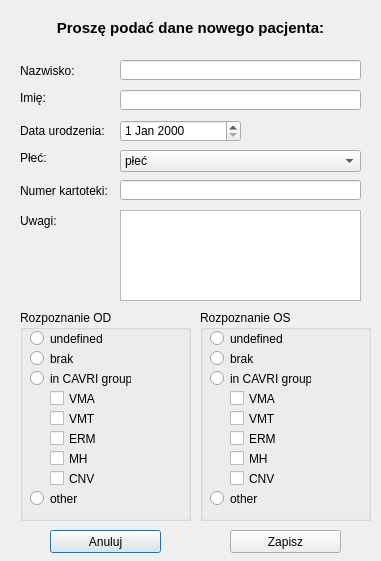
<?xml version="1.0" encoding="UTF-8"?>
<ui version="4.0">
 <class>NewPatientDialog</class>
 <widget class="QDialog" name="NewPatientDialog">
  <property name="geometry">
   <rect>
    <x>0</x>
    <y>0</y>
    <width>381</width>
    <height>561</height>
   </rect>
  </property>
  <property name="windowTitle">
   <string>Nowy Pacjent</string>
  </property>
  <widget class="QLabel" name="label_5">
   <property name="geometry">
    <rect>
     <x>20</x>
     <y>120</y>
     <width>91</width>
     <height>21</height>
    </rect>
   </property>
   <property name="text">
    <string>Data urodzenia:</string>
   </property>
  </widget>
  <widget class="QLineEdit" name="firstNameLEdit">
   <property name="enabled">
    <bool>true</bool>
   </property>
   <property name="geometry">
    <rect>
     <x>120</x>
     <y>90</y>
     <width>241</width>
     <height>20</height>
    </rect>
   </property>
  </widget>
  <widget class="QComboBox" name="genderCBox">
   <property name="enabled">
    <bool>true</bool>
   </property>
   <property name="geometry">
    <rect>
     <x>120</x>
     <y>150</y>
     <width>241</width>
     <height>22</height>
    </rect>
   </property>
   <property name="currentIndex">
    <number>2</number>
   </property>
   <item>
    <property name="text">
     <string>Kobieta</string>
    </property>
   </item>
   <item>
    <property name="text">
     <string>Mężczyzna</string>
    </property>
   </item>
   <item>
    <property name="text">
     <string>płeć</string>
    </property>
   </item>
  </widget>
  <widget class="QLabel" name="label_3">
   <property name="geometry">
    <rect>
     <x>20</x>
     <y>60</y>
     <width>81</width>
     <height>21</height>
    </rect>
   </property>
   <property name="text">
    <string>Nazwisko:</string>
   </property>
  </widget>
  <widget class="QDateEdit" name="birthDateEdit">
   <property name="enabled">
    <bool>true</bool>
   </property>
   <property name="geometry">
    <rect>
     <x>120</x>
     <y>120</y>
     <width>121</width>
     <height>22</height>
    </rect>
   </property>
  </widget>
  <widget class="QLineEdit" name="lastNameLEdit">
   <property name="enabled">
    <bool>true</bool>
   </property>
   <property name="geometry">
    <rect>
     <x>120</x>
     <y>60</y>
     <width>241</width>
     <height>20</height>
    </rect>
   </property>
  </widget>
  <widget class="QLabel" name="label_4">
   <property name="geometry">
    <rect>
     <x>20</x>
     <y>90</y>
     <width>31</width>
     <height>16</height>
    </rect>
   </property>
   <property name="text">
    <string>Imię:</string>
   </property>
  </widget>
  <widget class="QLabel" name="label_6">
   <property name="geometry">
    <rect>
     <x>20</x>
     <y>150</y>
     <width>46</width>
     <height>16</height>
    </rect>
   </property>
   <property name="text">
    <string>Płeć:</string>
   </property>
  </widget>
  <widget class="QLabel" name="label">
   <property name="geometry">
    <rect>
     <x>20</x>
     <y>20</y>
     <width>341</width>
     <height>16</height>
    </rect>
   </property>
   <property name="font">
    <font>
     <pointsize>11</pointsize>
     <weight>75</weight>
     <bold>true</bold>
    </font>
   </property>
   <property name="text">
    <string>Proszę podać dane nowego pacjenta:</string>
   </property>
   <property name="alignment">
    <set>Qt::AlignCenter</set>
   </property>
  </widget>
  <widget class="QPushButton" name="cancelButton">
   <property name="geometry">
    <rect>
     <x>50</x>
     <y>530</y>
     <width>111</width>
     <height>23</height>
    </rect>
   </property>
   <property name="text">
    <string>Anuluj</string>
   </property>
  </widget>
  <widget class="QPushButton" name="saveButton">
   <property name="geometry">
    <rect>
     <x>230</x>
     <y>530</y>
     <width>111</width>
     <height>23</height>
    </rect>
   </property>
   <property name="text">
    <string>Zapisz</string>
   </property>
  </widget>
  <widget class="QLabel" name="label_7">
   <property name="geometry">
    <rect>
     <x>20</x>
     <y>180</y>
     <width>91</width>
     <height>21</height>
    </rect>
   </property>
   <property name="text">
    <string>Numer kartoteki:</string>
   </property>
  </widget>
  <widget class="QLineEdit" name="fileNoLEdit">
   <property name="enabled">
    <bool>true</bool>
   </property>
   <property name="geometry">
    <rect>
     <x>120</x>
     <y>180</y>
     <width>241</width>
     <height>20</height>
    </rect>
   </property>
  </widget>
  <widget class="QLabel" name="label_8">
   <property name="geometry">
    <rect>
     <x>20</x>
     <y>210</y>
     <width>91</width>
     <height>21</height>
    </rect>
   </property>
   <property name="text">
    <string>Uwagi:</string>
   </property>
  </widget>
  <widget class="QTextEdit" name="notesTEdit">
   <property name="geometry">
    <rect>
     <x>120</x>
     <y>210</y>
     <width>241</width>
     <height>91</height>
    </rect>
   </property>
  </widget>
  <widget class="QGroupBox" name="ODPathologyGroupBox">
   <property name="geometry">
    <rect>
     <x>20</x>
     <y>310</y>
     <width>171</width>
     <height>211</height>
    </rect>
   </property>
   <property name="title">
    <string>Rozpoznanie OD</string>
   </property>
   <widget class="QCheckBox" name="odp_vmt_CBox">
    <property name="geometry">
     <rect>
      <x>30</x>
      <y>100</y>
      <width>70</width>
      <height>17</height>
     </rect>
    </property>
    <property name="text">
     <string>VMT</string>
    </property>
   </widget>
   <widget class="QRadioButton" name="odp_undef_RButton">
    <property name="geometry">
     <rect>
      <x>10</x>
      <y>20</y>
      <width>82</width>
      <height>17</height>
     </rect>
    </property>
    <property name="text">
     <string>undefined</string>
    </property>
   </widget>
   <widget class="QRadioButton" name="odp_none_RButton">
    <property name="geometry">
     <rect>
      <x>10</x>
      <y>40</y>
      <width>82</width>
      <height>17</height>
     </rect>
    </property>
    <property name="text">
     <string>brak</string>
    </property>
   </widget>
   <widget class="QRadioButton" name="odp_cavri_RButton">
    <property name="geometry">
     <rect>
      <x>10</x>
      <y>60</y>
      <width>101</width>
      <height>17</height>
     </rect>
    </property>
    <property name="text">
     <string>in CAVRI group</string>
    </property>
   </widget>
   <widget class="QRadioButton" name="odp_other_RButton">
    <property name="geometry">
     <rect>
      <x>10</x>
      <y>180</y>
      <width>82</width>
      <height>17</height>
     </rect>
    </property>
    <property name="text">
     <string>other</string>
    </property>
   </widget>
   <widget class="QCheckBox" name="odp_erm_CBox">
    <property name="geometry">
     <rect>
      <x>30</x>
      <y>120</y>
      <width>70</width>
      <height>17</height>
     </rect>
    </property>
    <property name="text">
     <string>ERM</string>
    </property>
   </widget>
   <widget class="QCheckBox" name="odp_mh_CBox">
    <property name="geometry">
     <rect>
      <x>30</x>
      <y>140</y>
      <width>70</width>
      <height>17</height>
     </rect>
    </property>
    <property name="text">
     <string>MH</string>
    </property>
   </widget>
   <widget class="QCheckBox" name="odp_cnv_CBox">
    <property name="geometry">
     <rect>
      <x>30</x>
      <y>160</y>
      <width>70</width>
      <height>17</height>
     </rect>
    </property>
    <property name="text">
     <string>CNV</string>
    </property>
   </widget>
   <widget class="QCheckBox" name="odp_vma_CBox">
    <property name="geometry">
     <rect>
      <x>30</x>
      <y>80</y>
      <width>70</width>
      <height>17</height>
     </rect>
    </property>
    <property name="text">
     <string>VMA</string>
    </property>
   </widget>
  </widget>
  <widget class="QGroupBox" name="OSPathologyGroupBox">
   <property name="geometry">
    <rect>
     <x>200</x>
     <y>310</y>
     <width>171</width>
     <height>211</height>
    </rect>
   </property>
   <property name="title">
    <string>Rozpoznanie OS</string>
   </property>
   <widget class="QRadioButton" name="osp_cavri_RButton">
    <property name="geometry">
     <rect>
      <x>10</x>
      <y>60</y>
      <width>101</width>
      <height>17</height>
     </rect>
    </property>
    <property name="text">
     <string>in CAVRI group</string>
    </property>
   </widget>
   <widget class="QCheckBox" name="osp_erm_CBox">
    <property name="geometry">
     <rect>
      <x>30</x>
      <y>120</y>
      <width>70</width>
      <height>17</height>
     </rect>
    </property>
    <property name="text">
     <string>ERM</string>
    </property>
   </widget>
   <widget class="QCheckBox" name="osp_vmt_CBox">
    <property name="geometry">
     <rect>
      <x>30</x>
      <y>100</y>
      <width>70</width>
      <height>17</height>
     </rect>
    </property>
    <property name="text">
     <string>VMT</string>
    </property>
   </widget>
   <widget class="QRadioButton" name="osp_none_RButton">
    <property name="geometry">
     <rect>
      <x>10</x>
      <y>40</y>
      <width>82</width>
      <height>17</height>
     </rect>
    </property>
    <property name="text">
     <string>brak</string>
    </property>
   </widget>
   <widget class="QCheckBox" name="osp_mh_CBox">
    <property name="geometry">
     <rect>
      <x>30</x>
      <y>140</y>
      <width>70</width>
      <height>17</height>
     </rect>
    </property>
    <property name="text">
     <string>MH</string>
    </property>
   </widget>
   <widget class="QRadioButton" name="osp_undef_RButton">
    <property name="geometry">
     <rect>
      <x>10</x>
      <y>20</y>
      <width>82</width>
      <height>17</height>
     </rect>
    </property>
    <property name="text">
     <string>undefined</string>
    </property>
   </widget>
   <widget class="QCheckBox" name="osp_cnv_CBox">
    <property name="geometry">
     <rect>
      <x>30</x>
      <y>160</y>
      <width>70</width>
      <height>17</height>
     </rect>
    </property>
    <property name="text">
     <string>CNV</string>
    </property>
   </widget>
   <widget class="QRadioButton" name="osp_other_RButton">
    <property name="geometry">
     <rect>
      <x>10</x>
      <y>180</y>
      <width>82</width>
      <height>17</height>
     </rect>
    </property>
    <property name="text">
     <string>other</string>
    </property>
   </widget>
   <widget class="QCheckBox" name="osp_vma_CBox">
    <property name="geometry">
     <rect>
      <x>30</x>
      <y>80</y>
      <width>70</width>
      <height>17</height>
     </rect>
    </property>
    <property name="text">
     <string>VMA</string>
    </property>
   </widget>
  </widget>
 </widget>
 <resources/>
 <connections/>
</ui>
